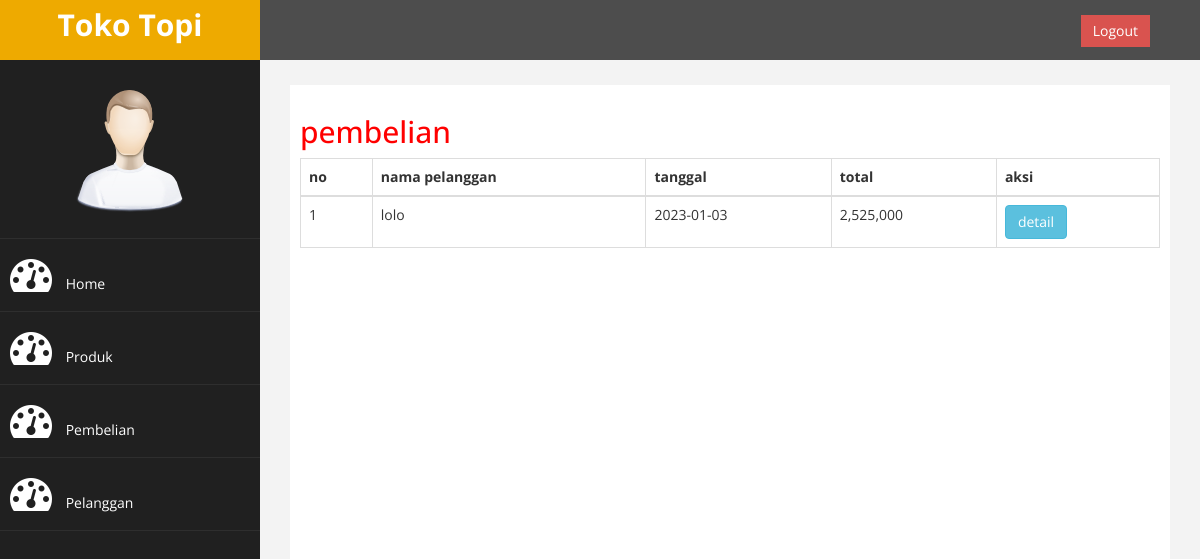
The app's page /toko_topi/admin/index.php?halaman=pembelian (signed in) with its own data.
### tables this page shows
CREATE TABLE `pembelian` (
  `id_pembelian` int(11) NOT NULL,
  `id_pelanggan` int(11) NOT NULL,
  `id_ongkir` int(11) NOT NULL,
  `tanggal_pembelian` date NOT NULL,
  `total_pembelian` int(11) NOT NULL,
  `nama_kota` varchar(100) NOT NULL,
  `tarif` int(11) NOT NULL,
  `alamat_pengiriman` text NOT NULL
);

CREATE TABLE `pelanggan` (
  `id_pelanggan` int(11) NOT NULL,
  `email_pelanggan` varchar(100) NOT NULL,
  `password_pelanggan` varchar(50) NOT NULL,
  `nama_pelanggan` varchar(100) NOT NULL,
  `telepon_pelanggan` varchar(25) NOT NULL
);

### toko_topi/admin/pembelian.php (the view)
<h2>pembelian</h2>
<table class="table table-bordered">
    <thead>
        <tr>
            <th>no</th>
            <th>nama pelanggan</th>
            <th>tanggal</th>
            <th>total</th>
            <th>aksi</th>
        </tr>
    </thead>
    <tbody>
        <?php $nomor=1;?>
        <?php $ambil=$koneksi->query("SELECT * FROM pembelian JOIN pelanggan ON pembelian.id_pelanggan=pelanggan.id_pelanggan"); ?>
        <?php while ($pecah = $ambil->fetch_assoc()){ ?>
        <tr>
            <td><?php echo $nomor ?></td>
            <td><?php echo $pecah['nama_pelanggan']; ?></td>
            <td><?php echo $pecah['tanggal_pembelian']; ?></td>
            <td><?php echo number_format($pecah['total_pembelian']); ?></td>
            <td>
                <a href="index.php?halaman=detail&id=<?php echo $pecah['id_pembelian']; ?>" class="btn-info btn">detail</a>
        </tr>
        <?php $nomor++; ?>
        <?php } ?>
    </tbody>
</table>

### toko_topi/admin/assets/css/custom.css (style rules this page uses)
body { font-family: 'Open Sans', sans-serif; }
h2 { color: #f00; }

### records on screen
pembelian: id_pelanggan.nama_pelanggan "lolo", tanggal_pembelian "2023-01-03", total_pembelian "2,525,000"
